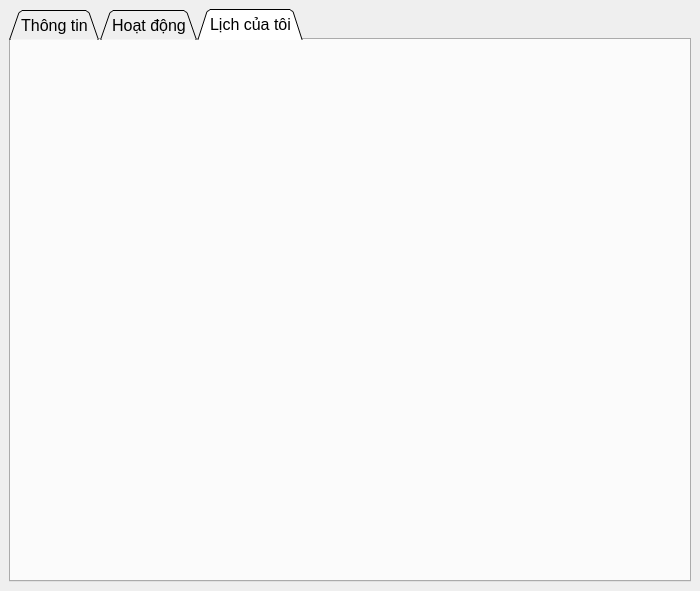
<?xml version="1.0" encoding="UTF-8"?>
<ui version="4.0">
 <class>GiangVienScreen</class>
 <widget class="QMainWindow" name="GiangVienScreen">
  <property name="geometry">
   <rect>
    <x>0</x>
    <y>0</y>
    <width>700</width>
    <height>591</height>
   </rect>
  </property>
  <property name="minimumSize">
   <size>
    <width>700</width>
    <height>500</height>
   </size>
  </property>
  <property name="windowTitle">
   <string>Giảng viên</string>
  </property>
  <widget class="QWidget" name="centralwidget">
   <layout class="QGridLayout" name="gridLayout_4">
    <item row="0" column="0">
     <widget class="QTabWidget" name="tabWidget">
      <property name="enabled">
       <bool>true</bool>
      </property>
      <property name="minimumSize">
       <size>
        <width>0</width>
        <height>0</height>
       </size>
      </property>
      <property name="font">
       <font>
        <pointsize>12</pointsize>
        <weight>50</weight>
        <italic>false</italic>
        <bold>false</bold>
        <underline>false</underline>
       </font>
      </property>
      <property name="styleSheet">
       <string notr="true">QTabWidget{
background-color:rgb(232, 232, 232);
};
QLineEdit{
background-color: white;
};</string>
      </property>
      <property name="tabPosition">
       <enum>QTabWidget::North</enum>
      </property>
      <property name="tabShape">
       <enum>QTabWidget::Triangular</enum>
      </property>
      <property name="currentIndex">
       <number>2</number>
      </property>
      <property name="elideMode">
       <enum>Qt::ElideNone</enum>
      </property>
      <widget class="QWidget" name="tabThongTin">
       <attribute name="title">
        <string>Thông tin</string>
       </attribute>
       <layout class="QGridLayout" name="gridLayout_6">
        <item row="0" column="0">
         <layout class="QVBoxLayout" name="verticalLayout_7">
          <item>
           <layout class="QHBoxLayout" name="horizontalLayout_5">
            <item>
             <spacer name="horizontalSpacer">
              <property name="orientation">
               <enum>Qt::Horizontal</enum>
              </property>
              <property name="sizeHint" stdset="0">
               <size>
                <width>200</width>
                <height>20</height>
               </size>
              </property>
             </spacer>
            </item>
            <item>
             <widget class="QLabel" name="label_5">
              <property name="minimumSize">
               <size>
                <width>11</width>
                <height>50</height>
               </size>
              </property>
              <property name="font">
               <font>
                <pointsize>16</pointsize>
                <weight>75</weight>
                <bold>true</bold>
               </font>
              </property>
              <property name="text">
               <string>THÔNG TIN CÁ NHÂN</string>
              </property>
              <property name="alignment">
               <set>Qt::AlignCenter</set>
              </property>
             </widget>
            </item>
            <item>
             <spacer name="horizontalSpacer_2">
              <property name="orientation">
               <enum>Qt::Horizontal</enum>
              </property>
              <property name="sizeHint" stdset="0">
               <size>
                <width>200</width>
                <height>20</height>
               </size>
              </property>
             </spacer>
            </item>
            <item>
             <widget class="QPushButton" name="gvLogout">
              <property name="maximumSize">
               <size>
                <width>30</width>
                <height>30</height>
               </size>
              </property>
              <property name="styleSheet">
               <string notr="true">QPushButton{
background-color: rgb(255, 62, 48);
border: none;
padding:5px;
margin-right: 5px;
border-radius: 2px;
}</string>
              </property>
              <property name="text">
               <string/>
              </property>
              <property name="icon">
               <iconset>
                <normaloff>../icons/logout.png</normaloff>../icons/logout.png</iconset>
              </property>
             </widget>
            </item>
           </layout>
          </item>
          <item>
           <layout class="QHBoxLayout" name="horizontalLayout_4">
            <item>
             <widget class="QLabel" name="label_4">
              <property name="maximumSize">
               <size>
                <width>16777215</width>
                <height>400</height>
               </size>
              </property>
              <property name="text">
               <string/>
              </property>
              <property name="pixmap">
               <pixmap>../images/user.png</pixmap>
              </property>
              <property name="scaledContents">
               <bool>true</bool>
              </property>
             </widget>
            </item>
            <item>
             <layout class="QVBoxLayout" name="verticalLayout_6">
              <item>
               <layout class="QVBoxLayout" name="verticalLayout_5">
                <item>
                 <widget class="QLabel" name="label_6">
                  <property name="font">
                   <font>
                    <pointsize>11</pointsize>
                   </font>
                  </property>
                  <property name="text">
                   <string>Mã số cán bộ</string>
                  </property>
                 </widget>
                </item>
                <item>
                 <widget class="QLineEdit" name="edtMSCB">
                  <property name="enabled">
                   <bool>false</bool>
                  </property>
                  <property name="minimumSize">
                   <size>
                    <width>200</width>
                    <height>30</height>
                   </size>
                  </property>
                  <property name="maximumSize">
                   <size>
                    <width>16777215</width>
                    <height>50</height>
                   </size>
                  </property>
                  <property name="font">
                   <font>
                    <pointsize>11</pointsize>
                   </font>
                  </property>
                 </widget>
                </item>
                <item>
                 <widget class="QLabel" name="label_7">
                  <property name="font">
                   <font>
                    <pointsize>11</pointsize>
                   </font>
                  </property>
                  <property name="text">
                   <string>Họ tên</string>
                  </property>
                 </widget>
                </item>
                <item>
                 <widget class="QLineEdit" name="edtHoTen">
                  <property name="enabled">
                   <bool>false</bool>
                  </property>
                  <property name="minimumSize">
                   <size>
                    <width>200</width>
                    <height>30</height>
                   </size>
                  </property>
                  <property name="maximumSize">
                   <size>
                    <width>16777215</width>
                    <height>50</height>
                   </size>
                  </property>
                  <property name="font">
                   <font>
                    <pointsize>11</pointsize>
                   </font>
                  </property>
                 </widget>
                </item>
                <item>
                 <widget class="QLabel" name="label_8">
                  <property name="font">
                   <font>
                    <pointsize>11</pointsize>
                   </font>
                  </property>
                  <property name="text">
                   <string>Điện thoại</string>
                  </property>
                 </widget>
                </item>
                <item>
                 <widget class="QLineEdit" name="edtDienThoai">
                  <property name="enabled">
                   <bool>false</bool>
                  </property>
                  <property name="minimumSize">
                   <size>
                    <width>200</width>
                    <height>30</height>
                   </size>
                  </property>
                  <property name="maximumSize">
                   <size>
                    <width>16777215</width>
                    <height>50</height>
                   </size>
                  </property>
                  <property name="font">
                   <font>
                    <pointsize>11</pointsize>
                   </font>
                  </property>
                 </widget>
                </item>
                <item>
                 <widget class="QLabel" name="label_9">
                  <property name="font">
                   <font>
                    <pointsize>11</pointsize>
                   </font>
                  </property>
                  <property name="text">
                   <string>Email</string>
                  </property>
                 </widget>
                </item>
                <item>
                 <widget class="QLineEdit" name="edtEmail">
                  <property name="enabled">
                   <bool>false</bool>
                  </property>
                  <property name="minimumSize">
                   <size>
                    <width>200</width>
                    <height>30</height>
                   </size>
                  </property>
                  <property name="maximumSize">
                   <size>
                    <width>16777215</width>
                    <height>50</height>
                   </size>
                  </property>
                  <property name="font">
                   <font>
                    <pointsize>11</pointsize>
                   </font>
                  </property>
                 </widget>
                </item>
                <item>
                 <widget class="QLabel" name="label_10">
                  <property name="font">
                   <font>
                    <pointsize>11</pointsize>
                   </font>
                  </property>
                  <property name="text">
                   <string>Địa chỉ</string>
                  </property>
                 </widget>
                </item>
                <item>
                 <widget class="QTextEdit" name="edtDiaChi">
                  <property name="enabled">
                   <bool>false</bool>
                  </property>
                  <property name="minimumSize">
                   <size>
                    <width>200</width>
                    <height>0</height>
                   </size>
                  </property>
                  <property name="maximumSize">
                   <size>
                    <width>16777215</width>
                    <height>16777215</height>
                   </size>
                  </property>
                  <property name="font">
                   <font>
                    <pointsize>11</pointsize>
                   </font>
                  </property>
                 </widget>
                </item>
               </layout>
              </item>
              <item>
               <layout class="QHBoxLayout" name="horizontalLayout_3">
                <property name="leftMargin">
                 <number>10</number>
                </property>
                <property name="topMargin">
                 <number>10</number>
                </property>
                <property name="rightMargin">
                 <number>10</number>
                </property>
                <property name="bottomMargin">
                 <number>10</number>
                </property>
                <item>
                 <widget class="QPushButton" name="btnChinhSuaCB">
                  <property name="minimumSize">
                   <size>
                    <width>100</width>
                    <height>0</height>
                   </size>
                  </property>
                  <property name="font">
                   <font>
                    <pointsize>11</pointsize>
                   </font>
                  </property>
                  <property name="text">
                   <string>Chỉnh sửa</string>
                  </property>
                 </widget>
                </item>
                <item>
                 <widget class="QPushButton" name="btnCapNhatCB">
                  <property name="enabled">
                   <bool>false</bool>
                  </property>
                  <property name="minimumSize">
                   <size>
                    <width>100</width>
                    <height>0</height>
                   </size>
                  </property>
                  <property name="font">
                   <font>
                    <pointsize>11</pointsize>
                   </font>
                  </property>
                  <property name="text">
                   <string>Cập nhật</string>
                  </property>
                 </widget>
                </item>
               </layout>
              </item>
             </layout>
            </item>
           </layout>
          </item>
         </layout>
        </item>
       </layout>
      </widget>
      <widget class="QWidget" name="tabHoatDong">
       <attribute name="title">
        <string>Hoạt động</string>
       </attribute>
       <layout class="QGridLayout" name="gridLayout_2">
        <item row="0" column="0">
         <widget class="QFrame" name="frame">
          <property name="minimumSize">
           <size>
            <width>400</width>
            <height>0</height>
           </size>
          </property>
          <property name="frameShape">
           <enum>QFrame::StyledPanel</enum>
          </property>
          <property name="frameShadow">
           <enum>QFrame::Raised</enum>
          </property>
          <layout class="QGridLayout" name="gridLayout">
           <item row="0" column="0">
            <layout class="QHBoxLayout" name="horizontalLayout_7">
             <item>
              <layout class="QVBoxLayout" name="verticalLayout">
               <item>
                <widget class="QLabel" name="label_2">
                 <property name="font">
                  <font>
                   <pointsize>11</pointsize>
                   <weight>75</weight>
                   <bold>true</bold>
                  </font>
                 </property>
                 <property name="text">
                  <string>Danh sách lớp của Thầy/Cô</string>
                 </property>
                </widget>
               </item>
               <item>
                <widget class="QListWidget" name="listLop">
                 <property name="minimumSize">
                  <size>
                   <width>200</width>
                   <height>0</height>
                  </size>
                 </property>
                 <property name="maximumSize">
                  <size>
                   <width>400</width>
                   <height>250</height>
                  </size>
                 </property>
                 <property name="font">
                  <font>
                   <pointsize>12</pointsize>
                  </font>
                 </property>
                 <property name="styleSheet">
                  <string notr="true">background-color:white;</string>
                 </property>
                </widget>
               </item>
               <item>
                <widget class="QLabel" name="label">
                 <property name="font">
                  <font>
                   <pointsize>11</pointsize>
                   <weight>75</weight>
                   <bold>true</bold>
                  </font>
                 </property>
                 <property name="text">
                  <string>Danh sách sinh viên</string>
                 </property>
                </widget>
               </item>
               <item>
                <widget class="QListWidget" name="listSinhVien">
                 <property name="minimumSize">
                  <size>
                   <width>200</width>
                   <height>0</height>
                  </size>
                 </property>
                 <property name="maximumSize">
                  <size>
                   <width>400</width>
                   <height>1000</height>
                  </size>
                 </property>
                 <property name="font">
                  <font>
                   <pointsize>12</pointsize>
                  </font>
                 </property>
                 <property name="styleSheet">
                  <string notr="true">background-color:white;</string>
                 </property>
                </widget>
               </item>
              </layout>
             </item>
             <item>
              <layout class="QVBoxLayout" name="verticalLayout_10">
               <item>
                <widget class="QLabel" name="label_3">
                 <property name="font">
                  <font>
                   <pointsize>11</pointsize>
                   <weight>75</weight>
                   <bold>true</bold>
                  </font>
                 </property>
                 <property name="text">
                  <string>Thông tin sinh viên</string>
                 </property>
                </widget>
               </item>
               <item>
                <widget class="QLabel" name="label_21">
                 <property name="font">
                  <font>
                   <pointsize>12</pointsize>
                  </font>
                 </property>
                 <property name="text">
                  <string>Mã số sinh viên</string>
                 </property>
                </widget>
               </item>
               <item>
                <widget class="QLineEdit" name="edtMSSV">
                 <property name="enabled">
                  <bool>false</bool>
                 </property>
                 <property name="minimumSize">
                  <size>
                   <width>150</width>
                   <height>30</height>
                  </size>
                 </property>
                 <property name="maximumSize">
                  <size>
                   <width>1500000</width>
                   <height>50</height>
                  </size>
                 </property>
                 <property name="font">
                  <font>
                   <pointsize>12</pointsize>
                  </font>
                 </property>
                </widget>
               </item>
               <item>
                <widget class="QLabel" name="label_22">
                 <property name="font">
                  <font>
                   <pointsize>12</pointsize>
                  </font>
                 </property>
                 <property name="text">
                  <string>Họ tên</string>
                 </property>
                </widget>
               </item>
               <item>
                <widget class="QLineEdit" name="edtHoTenSV">
                 <property name="enabled">
                  <bool>false</bool>
                 </property>
                 <property name="minimumSize">
                  <size>
                   <width>150</width>
                   <height>30</height>
                  </size>
                 </property>
                 <property name="maximumSize">
                  <size>
                   <width>1500000</width>
                   <height>50</height>
                  </size>
                 </property>
                 <property name="font">
                  <font>
                   <pointsize>12</pointsize>
                  </font>
                 </property>
                </widget>
               </item>
               <item>
                <widget class="QLabel" name="label_23">
                 <property name="font">
                  <font>
                   <pointsize>12</pointsize>
                  </font>
                 </property>
                 <property name="text">
                  <string>Ngày sinh</string>
                 </property>
                </widget>
               </item>
               <item>
                <widget class="QLineEdit" name="edtNgaySinhSV">
                 <property name="enabled">
                  <bool>false</bool>
                 </property>
                 <property name="minimumSize">
                  <size>
                   <width>150</width>
                   <height>30</height>
                  </size>
                 </property>
                 <property name="maximumSize">
                  <size>
                   <width>1500000</width>
                   <height>50</height>
                  </size>
                 </property>
                 <property name="font">
                  <font>
                   <pointsize>12</pointsize>
                  </font>
                 </property>
                </widget>
               </item>
               <item>
                <widget class="QLabel" name="label_24">
                 <property name="font">
                  <font>
                   <pointsize>12</pointsize>
                  </font>
                 </property>
                 <property name="text">
                  <string>Điện thoại</string>
                 </property>
                </widget>
               </item>
               <item>
                <widget class="QLineEdit" name="edtDienThoaiSV">
                 <property name="enabled">
                  <bool>false</bool>
                 </property>
                 <property name="minimumSize">
                  <size>
                   <width>150</width>
                   <height>30</height>
                  </size>
                 </property>
                 <property name="maximumSize">
                  <size>
                   <width>1500000</width>
                   <height>50</height>
                  </size>
                 </property>
                 <property name="font">
                  <font>
                   <pointsize>12</pointsize>
                  </font>
                 </property>
                </widget>
               </item>
               <item>
                <widget class="QLabel" name="label_26">
                 <property name="font">
                  <font>
                   <pointsize>12</pointsize>
                  </font>
                 </property>
                 <property name="text">
                  <string>Email</string>
                 </property>
                </widget>
               </item>
               <item>
                <widget class="QLineEdit" name="edtEmailSV">
                 <property name="enabled">
                  <bool>false</bool>
                 </property>
                 <property name="minimumSize">
                  <size>
                   <width>150</width>
                   <height>30</height>
                  </size>
                 </property>
                 <property name="maximumSize">
                  <size>
                   <width>1500000</width>
                   <height>50</height>
                  </size>
                 </property>
                 <property name="font">
                  <font>
                   <pointsize>12</pointsize>
                  </font>
                 </property>
                </widget>
               </item>
               <item>
                <widget class="QLabel" name="llll">
                 <property name="font">
                  <font>
                   <pointsize>12</pointsize>
                  </font>
                 </property>
                 <property name="text">
                  <string>Địa chỉ</string>
                 </property>
                </widget>
               </item>
               <item>
                <widget class="QTextEdit" name="edtDiaChiSV">
                 <property name="enabled">
                  <bool>false</bool>
                 </property>
                 <property name="minimumSize">
                  <size>
                   <width>200</width>
                   <height>0</height>
                  </size>
                 </property>
                 <property name="maximumSize">
                  <size>
                   <width>16777215</width>
                   <height>16777215</height>
                  </size>
                 </property>
                 <property name="font">
                  <font>
                   <pointsize>12</pointsize>
                  </font>
                 </property>
                </widget>
               </item>
               <item>
                <layout class="QHBoxLayout" name="horizontalLayout">
                 <item>
                  <layout class="QVBoxLayout" name="verticalLayout_2">
                   <item>
                    <widget class="QPushButton" name="btnChinhSuaSV">
                     <property name="minimumSize">
                      <size>
                       <width>100</width>
                       <height>30</height>
                      </size>
                     </property>
                     <property name="font">
                      <font>
                       <pointsize>11</pointsize>
                      </font>
                     </property>
                     <property name="text">
                      <string>Chỉnh sửa</string>
                     </property>
                    </widget>
                   </item>
                   <item>
                    <widget class="QPushButton" name="btnLayKhuonMatSV">
                     <property name="minimumSize">
                      <size>
                       <width>100</width>
                       <height>30</height>
                      </size>
                     </property>
                     <property name="font">
                      <font>
                       <pointsize>11</pointsize>
                      </font>
                     </property>
                     <property name="text">
                      <string>Lấy dữ liệu khuôn mặt</string>
                     </property>
                    </widget>
                   </item>
                  </layout>
                 </item>
                 <item>
                  <layout class="QVBoxLayout" name="verticalLayout_9">
                   <item>
                    <widget class="QPushButton" name="btnCapNhatSV">
                     <property name="enabled">
                      <bool>false</bool>
                     </property>
                     <property name="minimumSize">
                      <size>
                       <width>100</width>
                       <height>30</height>
                      </size>
                     </property>
                     <property name="font">
                      <font>
                       <pointsize>11</pointsize>
                      </font>
                     </property>
                     <property name="text">
                      <string>Cập nhật</string>
                     </property>
                    </widget>
                   </item>
                   <item>
                    <widget class="QPushButton" name="btnKiemTraKhuonMat">
                     <property name="minimumSize">
                      <size>
                       <width>100</width>
                       <height>30</height>
                      </size>
                     </property>
                     <property name="font">
                      <font>
                       <pointsize>11</pointsize>
                      </font>
                     </property>
                     <property name="text">
                      <string>Kiểm tra khuôn mặt</string>
                     </property>
                    </widget>
                   </item>
                  </layout>
                 </item>
                </layout>
               </item>
              </layout>
             </item>
            </layout>
           </item>
          </layout>
         </widget>
        </item>
       </layout>
      </widget>
      <widget class="QWidget" name="tab">
       <attribute name="title">
        <string>Lịch của tôi</string>
       </attribute>
      </widget>
     </widget>
    </item>
   </layout>
  </widget>
 </widget>
 <resources/>
 <connections/>
</ui>
